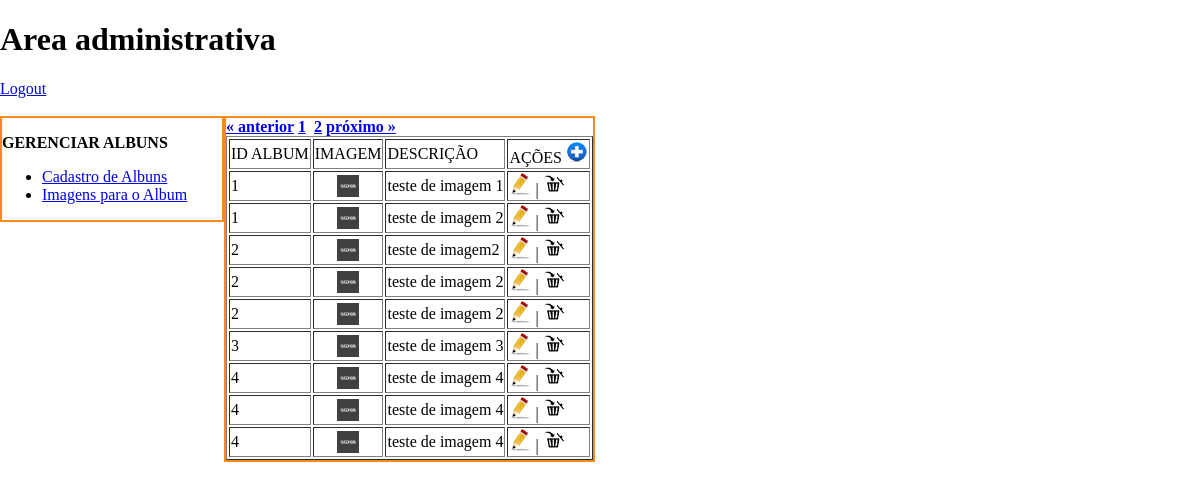
Screenshot of /admin/index.php?pg=0class=pg (signed in) with the database file from the repository.
### tables this page shows
CREATE TABLE IF NOT EXISTS `tabimagensalbum` (
  `idImgAlbum` int(11) NOT NULL AUTO_INCREMENT,
  `fkIdAlbum` int(11) DEFAULT NULL,
  `imagem` varchar(150) DEFAULT NULL,
  `descricao` varchar(50) DEFAULT NULL,
  PRIMARY KEY (`idImgAlbum`)
);

### admin/index.php (the view, shortened to what this page needs)
<!DOCTYPE html PUBLIC "-//W3C//DTD XHTML 1.0 Transitional//EN" "http://www.w3.org/TR/xhtml1/DTD/xhtml1-transitional.dtd">
<html xmlns="http://www.w3.org/1999/xhtml">
 <head>
 </head>
 <body>
   <h1>Area administrativa</h1>
   <a href="logout.php">Logout</a>
   <br><br>
<div id="menu">
	<p><b>GERENCIAR ALBUNS</b></p>
	<ul>
		<li><a id="lnkCadAlbuns" href="#">Cadastro de Albuns</a></li>
		<li><a id="lnkImagens" href="#">Imagens para o Album</a></li>
	</ul>
</div>
<div id="frameLstImg">
<?php
	$idAlbum = $_GET['idImgAlbum'];
		$numreg = 9;
		$inicial =  $_GET['pg'] * $numreg;
		if(isset($idAlbum))
		{
			$filtro .= " AND tabimagensalbum.idImgAlbum = ".$idAlbum;
		}
		else{
			$filtro = "";
		}
		$sql = mysql_query("select distinct tabimagensalbum.idImgAlbum, tabimagensalbum.fkIdAlbum, tabimagensalbum.imagem, tabimagensalbum.descricao
	from tabalbuns INNER JOIN tabimagensalbum ON tabalbuns.idAlbuns = tabimagensalbum.fkIdAlbum $filtro LIMIT $inicial, $numreg");
		$sql_conta = mysql_query("select distinct tabimagensalbum.idImgAlbum, tabimagensalbum.fkIdAlbum, tabimagensalbum.imagem, tabimagensalbum.descricao
	from tabalbuns INNER JOIN tabimagensalbum ON tabalbuns.idAlbuns = tabimagensalbum.fkIdAlbum $filtro");
		$quantreg = mysql_num_rows($sql_conta);
		$pg = $_GET['pg'];
		$quant_pg = ceil($quantreg/$numreg);
		$quant_pg++;
		if ( $pg > 0) {
		echo "<a id='lnkPaginacao' href=".$PHP_SELF."?pg=".($pg-1) ."class=pg><b>&laquo; anterior</b></a>";
		} else {
		echo "<font color=#CCCCCC>&laquo; anterior</font>";
		}
		for($i_pg=1;$i_pg<$quant_pg;$i_pg++) {
		if ($pg == ($i_pg-1)) {
		echo "&nbsp;<span class=pgoff>[$i_pg]</span>&nbsp;";
		} else {
		$i_pg2 = $i_pg-1;
		echo "&nbsp;<a id='lnkPaginacao' href=".$PHP_SELF."?pg=$i_pg2 class=pg><b>$i_pg</b></a>&nbsp;";
		}
		}
		if (($pg+2) < $quant_pg) {
		echo "<a id='lnkPaginacao' href=".$PHP_SELF."?pg=".($pg+1)." class=pg><b>próximo &raquo;</b></a>";
		} else {
		echo "<font color=#CCCCCC>próximo &raquo;</font>";
		}
	?>
		<table width="100%" height="100%" border="1">
		<thead align="left">
		<tr>
			<td>ID ALBUM</td>
			<td>IMAGEM</td>
			<td>DESCRIÇÃO</td>
			<td>AÇÕES <a id='lnkNovaImagem' href='#'><img src='../imagens/botoes/btnNew.png' /></a></td>
		</tr>
	</thead>
		<?php
			while ($aux = mysql_fetch_array($sql)) {
					echo "<tr>";
					echo "<td>".$aux['fkIdAlbum']."</td>";
					echo "<td align='center'><img src='../".$aux['imagem']."' width='22' height='22' />   </td>";
					echo "<td>".$aux['descricao']."</td>";
					echo "<td>
							<a href='editarImagens.php?idImgAlbum=".$aux['idImgAlbum']."'><img src='../imagens/botoes/btnEdit.png' /></a> |
							<a href='deleteImagem.php?idImgAlbum=".$aux['idImgAlbum']."'><img src='../imagens/botoes/btnDelete.png' /></a>
						</td>";
					echo "</tr>";
			    }
		?>
		</div>
</body>
</html>

### admin/index.php (style rules this page uses)
body { margin: 0; padding: 0; }
#menu { width: 220px; height: auto; position: relative; float: left; border: 2px solid #F68A1F; }
#frame, #frameCadAlbuns, #frameCadImagens, #frameLstImg { width: 600px; height: 500px; float: left; border: 2px solid #F68A1F; }
#frameLstImg { width: auto; height: auto; }

### rows the page displays
tabimagensalbum: fkIdAlbum "1", imagem (picture), descricao "teste de imagem 1"
tabimagensalbum: fkIdAlbum "1", imagem (picture), descricao "teste de imagem 2"
tabimagensalbum: fkIdAlbum "2", imagem (picture), descricao "teste de imagem2"
tabimagensalbum: fkIdAlbum "2", imagem (picture), descricao "teste de imagem 2"
tabimagensalbum: fkIdAlbum "2", imagem (picture), descricao "teste de imagem 2"
tabimagensalbum: fkIdAlbum "3", imagem (picture), descricao "teste de imagem 3"
tabimagensalbum: fkIdAlbum "4", imagem (picture), descricao "teste de imagem 4"
tabimagensalbum: fkIdAlbum "4", imagem (picture), descricao "teste de imagem 4"
tabimagensalbum: fkIdAlbum "4", imagem (picture), descricao "teste de imagem 4"
